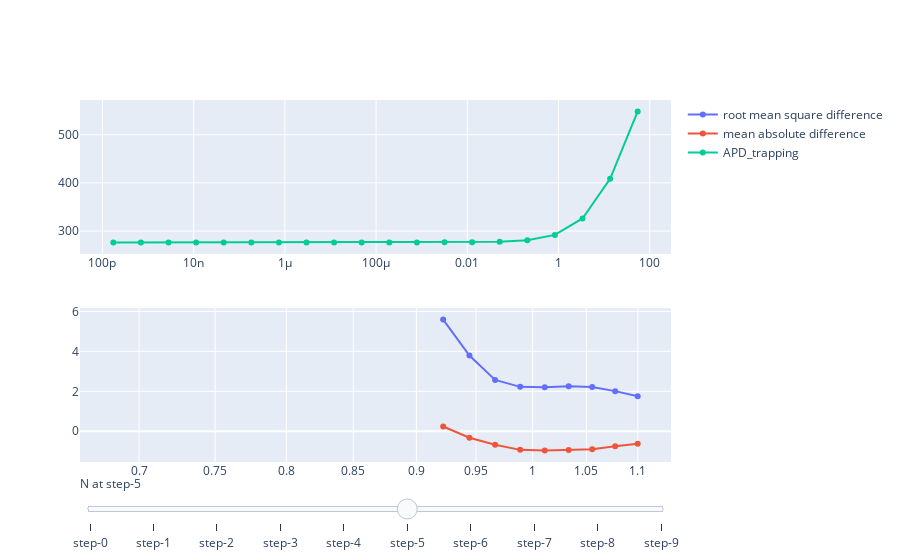

Notebook cell for this chart:
### Code cell
param_interest = 'N'

# fig = go.Figure()
fig = make_subplots(rows=2, cols=1)

drug = 'dofetilide'

filename = 'SA_' + drug + '_' + param_interest + '.csv'
df = pd.read_csv(saved_data_dir + filename,
                    header=[0, 1], index_col=[0],
                    skipinitialspace=True)
df = df.reset_index(drop=True).drop([0])
df = df.sort_values(by=[('param_values', param_interest)])
# data included: drug_conc_Hill, peak_current, Hill_curve, param_values,
# drug_conc_AP, APD_trapping, APD_conductance and MSE

param_lib = modelling.BindingParameters()
param_true = param_lib.binding_parameters[drug][param_interest]

param_range = df['param_values'][param_interest].values
RMSError = df['RMSE']['RMSE'].values
MAError = df['MAE']['MAE'].values
fig.add_trace(
    go.Scatter(
        visible=True,
        x=param_range,
        y=RMSError,
        name='root mean square difference'
    ), row=2, col=1
)
fig.add_trace(
    go.Scatter(
        visible=True,
        x=param_range,
        y=MAError,
        name='mean absolute difference'
    ), row=2, col=1
)

cleaned_RMSError = [x for x in RMSError if not math.isnan(x)]
cleaned_MAError = [x for x in MAError if not math.isnan(x)]
max_RMSE = max(cleaned_RMSError)
max_MAE = max(cleaned_MAError)
max_error = max(max_RMSE, max_MAE)

min_RMSE = min(cleaned_RMSError)
min_MAE = min(cleaned_MAError)
min_error = min(min_RMSE, min_MAE)

for r in range(len(df.index)):

    param_values = df.iloc[[r]]['param_values']
    changing_param_value = param_values[param_interest].values[0]
    Hill_n = param_values['N'].values[0]
    half_effect_conc = 5.483e8

    # Plot APD90
    drug_conc_AP = df.iloc[[r]]['drug_conc_AP'].values[0]
    drug_conc_AP = [i * np.power(half_effect_conc, 1 / Hill_n) for i in drug_conc_AP]
    APD_trapping = df.iloc[[r]]['APD_trapping'].values[0]
    APD_conductance = df.iloc[[r]]['APD_conductance'].values[0]

    fig.add_trace(
        go.Scatter(
            visible=False,
            x=drug_conc_AP,
            y=APD_trapping,
            mode='lines+markers',
            name='APD_trapping'
        ), row=1, col=1,
    )
    fig.add_trace(
        go.Scatter(
            visible=False,
            x=drug_conc_AP,
            y=APD_conductance,
            mode='lines+markers',
            name='APD_conductance'
        ), row=1, col=1,
    )
    fig.add_trace(
        go.Scatter(
            visible=False,
            x=[changing_param_value, changing_param_value],
            y=[min_error, max_error],
            mode='lines',
            name='param_value'
        ), row=2, col=1,
    )

fig.data[5].visible=True

sets = []
for i in range(int((len(fig.data) - 2) / 3)):
    param_set = dict(
        method="update",
        args=[{"visible": [False] * len(fig.data)},
        {"title": "Parameter " + param_interest + " = " + str(changing_param_value)}],
    )
    param_set["args"][0]["visible"][0] = True
    param_set["args"][0]["visible"][1] = True
    param_set["args"][0]["visible"][3 * i + 2] = True
    param_set["args"][0]["visible"][3 * i + 3] = True
    param_set["args"][0]["visible"][3 * i + 4] = True
    sets.append(param_set)

sliders = [dict(
    active=5,
    currentvalue={"prefix": param_interest + " at "},
    pad={"t": len(df.index)},
    steps=sets
)]

fig.update_layout(sliders=sliders)
fig.update_xaxes(type="log")
fig.show()

### Figure 1 — Plotly figure (JSON) as saved in the notebook; plotly's stock layout.template omitted (floating-point values rounded to 4 significant figures)
{"data": [{"name": "root mean square difference", "type": "scatter", "visible": true, "x": [0.6839, 0.9221, 0.9444, 0.9666, 0.9888, 1.011, 1.033, 1.055, 1.078, 1.1], "xaxis": "x2", "y": [null, 5.593, 3.795, 2.573, 2.226, 2.209, 2.259, 2.215, 2.011, 1.753], "yaxis": "y2"}, {"name": "mean absolute difference", "type": "scatter", "visible": true, "x": [0.6839, 0.9221, 0.9444, 0.9666, 0.9888, 1.011, 1.033, 1.055, 1.078, 1.1], "xaxis": "x2", "y": [null, 0.24, -0.32, -0.67, -0.93, -0.965, -0.94, -0.895, -0.755, -0.625], "yaxis": "y2"}, {"mode": "lines+markers", "name": "APD_trapping", "type": "scatter", "visible": false, "x": [1.094e-07, 4.683e-07, 2.005e-06, 8.584e-06, 3.675e-05, 0.0001573, 0.0006736, 0.002884, 0.01235, 0.05286, 0.2263, 0.969, 4.148, 17.76, 76.04, 325.6, 1394.0, 5967.0, 25550.0, 109400.0], "xaxis": "x", "y": [null, null, null, null, null, null, null, null, null, null, null, null, null, null, null, null, null, null, null, null], "yaxis": "y"}, {"mode": "lines+markers", "name": "APD_conductance", "type": "scatter", "visible": false, "x": [1.094e-07, 4.683e-07, 2.005e-06, 8.584e-06, 3.675e-05, 0.0001573, 0.0006736, 0.002884, 0.01235, 0.05286, 0.2263, 0.969, 4.148, 17.76, 76.04, 325.6, 1394.0, 5967.0, 25550.0, 109400.0], "xaxis": "x", "y": [null, null, null, null, null, null, null, null, null, null, null, null, null, null, null, null, null, null, null, null], "yaxis": "y"}, {"mode": "lines", "name": "param_value", "type": "scatter", "visible": false, "x": [0.6839, 0.6839], "xaxis": "x2", "y": [-0.965, 5.593], "yaxis": "y2"}, {"mode": "lines+markers", "name": "APD_trapping", "type": "scatter", "visible": true, "x": [1.726e-10, 6.956e-10, 2.803e-09, 1.13e-08, 4.551e-08, 1.834e-07, 7.391e-07, 2.978e-06, 1.2e-05, 4.836e-05, 0.0001949, 0.0007852, 0.003164, 0.01275, 0.05138, 0.207, 0.8343, 3.362, 13.55, 54.59], "xaxis": "x", "y": [276.4, 276.4, 276.4, 276.4, 276.4, 276.4, 276.4, 276.4, 276.4, 276.4, 276.4, 276.4, 276.5, 276.7, 277.6, 280.9, 292, 326.1, 408.4, 548.1], "yaxis": "y"}, {"mode": "lines+markers", "name": "APD_conductance", "type": "scatter", "visible": false, "x": [1.726e-10, 6.956e-10, 2.803e-09, 1.13e-08, 4.551e-08, 1.834e-07, 7.391e-07, 2.978e-06, 1.2e-05, 4.836e-05, 0.0001949, 0.0007852, 0.003164, 0.01275, 0.05138, 0.207, 0.8343, 3.362, 13.55, 54.59], "xaxis": "x", "y": [276.4, 276.4, 276.4, 276.4, 276.4, 276.4, 276.4, 276.4, 276.4, 276.4, 276.4, 276.5, 276.6, 277.1, 278.6, 283.3, 297.1, 333.6, 410.1, 525], "yaxis": "y"}, {"mode": "lines", "name": "param_value", "type": "scatter", "visible": false, "x": [0.9221, 0.9221], "xaxis": "x2", "y": [-0.965, 5.593], "yaxis": "y2"}, {"mode": "lines+markers", "name": "APD_trapping", "type": "scatter", "visible": false, "x": [3.267e-10, 1.239e-09, 4.699e-09, 1.782e-08, 6.759e-08, 2.564e-07, 9.723e-07, 3.688e-06, 1.399e-05, 5.304e-05, 0.0002012, 0.000763, 0.002894, 0.01098, 0.04163, 0.1579, 0.5988, 2.271, 8.613, 32.67], "xaxis": "x", "y": [276.4, 276.4, 276.4, 276.4, 276.4, 276.4, 276.4, 276.4, 276.4, 276.4, 276.4, 276.4, 276.5, 276.7, 277.4, 279.8, 287.9, 313.3, 378.4, 500.4], "yaxis": "y"}, {"mode": "lines+markers", "name": "APD_conductance", "type": "scatter", "visible": false, "x": [3.267e-10, 1.239e-09, 4.699e-09, 1.782e-08, 6.759e-08, 2.564e-07, 9.723e-07, 3.688e-06, 1.399e-05, 5.304e-05, 0.0002012, 0.000763, 0.002894, 0.01098, 0.04163, 0.1579, 0.5988, 2.271, 8.613, 32.67], "xaxis": "x", "y": [276.4, 276.4, 276.4, 276.4, 276.4, 276.4, 276.4, 276.4, 276.4, 276.4, 276.4, 276.5, 276.6, 277, 278.2, 281.7, 292.3, 320.6, 383.5, 486.8], "yaxis": "y"}, {"mode": "lines", "name": "param_value", "type": "scatter", "visible": false, "x": [0.9444, 0.9444], "xaxis": "x2", "y": [-0.965, 5.593], "yaxis": "y2"}, {"mode": "lines+markers", "name": "APD_trapping", "type": "scatter", "visible": false, "x": [2.002e-10, 7.591e-10, 2.879e-09, 1.092e-08, 4.142e-08, 1.571e-07, 5.957e-07, 2.259e-06, 8.569e-06, 3.25e-05, 0.0001233, 0.0004675, 0.001773, 0.006725, 0.02551, 0.09674, 0.3669, 1.391, 5.277, 20.02], "xaxis": "x", "y": [276.4, 276.4, 276.4, 276.4, 276.4, 276.4, 276.4, 276.4, 276.4, 276.4, 276.4, 276.4, 276.4, 276.6, 277, 278.4, 283.6, 300.9, 350.4, 456.2], "yaxis": "y"}, {"mode": "lines+markers", "name": "APD_conductance", "type": "scatter", "visible": false, "x": [2.002e-10, 7.591e-10, 2.879e-09, 1.092e-08, 4.142e-08, 1.571e-07, 5.957e-07, 2.259e-06, 8.569e-06, 3.25e-05, 0.0001233, 0.0004675, 0.001773, 0.006725, 0.02551, 0.09674, 0.3669, 1.391, 5.277, 20.02], "xaxis": "x", "y": [276.4, 276.4, 276.4, 276.4, 276.4, 276.4, 276.4, 276.4, 276.4, 276.4, 276.4, 276.4, 276.5, 276.7, 277.5, 279.8, 286.9, 307.2, 357.5, 450.8], "yaxis": "y"}, {"mode": "lines", "name": "param_value", "type": "scatter", "visible": false, "x": [0.9666, 0.9666], "xaxis": "x2", "y": [-0.965, 5.593], "yaxis": "y2"}, {"mode": "lines+markers", "name": "APD_trapping", "type": "scatter", "visible": false, "x": [3.965e-10, 1.415e-09, 5.052e-09, 1.803e-08, 6.438e-08, 2.298e-07, 8.203e-07, 2.928e-06, 1.045e-05, 3.732e-05, 0.0001332, 0.0004755, 0.001697, 0.006059, 0.02163, 0.07721, 0.2756, 0.9839, 3.512, 12.54], "xaxis": "x", "y": [276.4, 276.4, 276.4, 276.4, 276.4, 276.4, 276.4, 276.4, 276.4, 276.4, 276.4, 276.4, 276.4, 276.5, 276.8, 277.9, 281.7, 294.3, 331.5, 417.1], "yaxis": "y"}, {"mode": "lines+markers", "name": "APD_conductance", "type": "scatter", "visible": false, "x": [3.965e-10, 1.415e-09, 5.052e-09, 1.803e-08, 6.438e-08, 2.298e-07, 8.203e-07, 2.928e-06, 1.045e-05, 3.732e-05, 0.0001332, 0.0004755, 0.001697, 0.006059, 0.02163, 0.07721, 0.2756, 0.9839, 3.512, 12.54], "xaxis": "x", "y": [276.4, 276.4, 276.4, 276.4, 276.4, 276.4, 276.4, 276.4, 276.4, 276.4, 276.4, 276.4, 276.5, 276.7, 277.3, 279.1, 284.5, 299.9, 339.1, 417.7], "yaxis": "y"}, {"mode": "lines", "name": "param_value", "type": "scatter", "visible": false, "x": [0.9888, 0.9888], "xaxis": "x2", "y": [-0.965, 5.593], "yaxis": "y2"}, {"mode": "lines+markers", "name": "APD_trapping", "type": "scatter", "visible": false, "x": [2.535e-10, 9.049e-10, 3.23e-09, 1.153e-08, 4.116e-08, 1.469e-07, 5.245e-07, 1.872e-06, 6.684e-06, 2.386e-05, 8.517e-05, 0.000304, 0.001085, 0.003874, 0.01383, 0.04937, 0.1762, 0.6291, 2.246, 8.016], "xaxis": "x", "y": [276.4, 276.4, 276.4, 276.4, 276.4, 276.4, 276.4, 276.4, 276.4, 276.4, 276.4, 276.4, 276.4, 276.5, 276.7, 277.3, 279.7, 288.1, 314.8, 383.8], "yaxis": "y"}, {"mode": "lines+markers", "name": "APD_conductance", "type": "scatter", "visible": false, "x": [2.535e-10, 9.049e-10, 3.23e-09, 1.153e-08, 4.116e-08, 1.469e-07, 5.245e-07, 1.872e-06, 6.684e-06, 2.386e-05, 8.517e-05, 0.000304, 0.001085, 0.003874, 0.01383, 0.04937, 0.1762, 0.6291, 2.246, 8.016], "xaxis": "x", "y": [276.4, 276.4, 276.4, 276.4, 276.4, 276.4, 276.4, 276.4, 276.4, 276.4, 276.4, 276.4, 276.4, 276.6, 276.9, 278.1, 281.7, 292.5, 322.1, 388.3], "yaxis": "y"}, {"mode": "lines", "name": "param_value", "type": "scatter", "visible": false, "x": [1.011, 1.011], "xaxis": "x2", "y": [-0.965, 5.593], "yaxis": "y2"}, {"mode": "lines+markers", "name": "APD_trapping", "type": "scatter", "visible": false, "x": [1.652e-10, 5.898e-10, 2.105e-09, 7.516e-09, 2.683e-08, 9.577e-08, 3.419e-07, 1.22e-06, 4.356e-06, 1.555e-05, 5.551e-05, 0.0001982, 0.0007074, 0.002525, 0.009014, 0.03218, 0.1149, 0.41, 1.464, 5.225], "xaxis": "x", "y": [276.4, 276.4, 276.4, 276.4, 276.4, 276.4, 276.4, 276.4, 276.4, 276.4, 276.4, 276.4, 276.4, 276.4, 276.5, 277, 278.5, 283.9, 302.6, 356.4], "yaxis": "y"}, {"mode": "lines+markers", "name": "APD_conductance", "type": "scatter", "visible": false, "x": [1.652e-10, 5.898e-10, 2.105e-09, 7.516e-09, 2.683e-08, 9.577e-08, 3.419e-07, 1.22e-06, 4.356e-06, 1.555e-05, 5.551e-05, 0.0001982, 0.0007074, 0.002525, 0.009014, 0.03218, 0.1149, 0.41, 1.464, 5.225], "xaxis": "x", "y": [276.4, 276.4, 276.4, 276.4, 276.4, 276.4, 276.4, 276.4, 276.4, 276.4, 276.4, 276.4, 276.4, 276.5, 276.7, 277.5, 279.8, 287.3, 309.1, 363.2], "yaxis": "y"}, {"mode": "lines", "name": "param_value", "type": "scatter", "visible": false, "x": [1.033, 1.033], "xaxis": "x2", "y": [-0.965, 5.593], "yaxis": "y2"}, {"mode": "lines+markers", "name": "APD_trapping", "type": "scatter", "visible": false, "x": [3.467e-10, 1.165e-09, 3.914e-09, 1.315e-08, 4.418e-08, 1.485e-07, 4.988e-07, 1.676e-06, 5.63e-06, 1.892e-05, 6.356e-05, 0.0002135, 0.0007175, 0.002411, 0.008099, 0.02721, 0.09142, 0.3072, 1.032, 3.467], "xaxis": "x", "y": [276.4, 276.4, 276.4, 276.4, 276.4, 276.4, 276.4, 276.4, 276.4, 276.4, 276.4, 276.4, 276.4, 276.4, 276.5, 276.8, 277.9, 281.9, 295.2, 334.8], "yaxis": "y"}, {"mode": "lines+markers", "name": "APD_conductance", "type": "scatter", "visible": false, "x": [3.467e-10, 1.165e-09, 3.914e-09, 1.315e-08, 4.418e-08, 1.485e-07, 4.988e-07, 1.676e-06, 5.63e-06, 1.892e-05, 6.356e-05, 0.0002135, 0.0007175, 0.002411, 0.008099, 0.02721, 0.09142, 0.3072, 1.032, 3.467], "xaxis": "x", "y": [276.4, 276.4, 276.4, 276.4, 276.4, 276.4, 276.4, 276.4, 276.4, 276.4, 276.4, 276.4, 276.4, 276.5, 276.7, 277.3, 279.1, 284.6, 300.8, 342.4], "yaxis": "y"}, {"mode": "lines", "name": "param_value", "type": "scatter", "visible": false, "x": [1.055, 1.055], "xaxis": "x2", "y": [-0.965, 5.593], "yaxis": "y2"}, {"mode": "lines+markers", "name": "APD_trapping", "type": "scatter", "visible": false, "x": [2.34e-10, 7.863e-10, 2.642e-09, 8.876e-09, 2.982e-08, 1.002e-07, 3.367e-07, 1.131e-06, 3.8e-06, 1.277e-05, 4.29e-05, 0.0001441, 0.0004843, 0.001627, 0.005466, 0.01837, 0.06171, 0.2073, 0.6966, 2.34], "xaxis": "x", "y": [276.4, 276.4, 276.4, 276.4, 276.4, 276.4, 276.4, 276.4, 276.4, 276.4, 276.4, 276.4, 276.4, 276.4, 276.5, 276.7, 277.4, 279.9, 289, 318.2], "yaxis": "y"}, {"mode": "lines+markers", "name": "APD_conductance", "type": "scatter", "visible": false, "x": [2.34e-10, 7.863e-10, 2.642e-09, 8.876e-09, 2.982e-08, 1.002e-07, 3.367e-07, 1.131e-06, 3.8e-06, 1.277e-05, 4.29e-05, 0.0001441, 0.0004843, 0.001627, 0.005466, 0.01837, 0.06171, 0.2073, 0.6966, 2.34], "xaxis": "x", "y": [276.4, 276.4, 276.4, 276.4, 276.4, 276.4, 276.4, 276.4, 276.4, 276.4, 276.4, 276.4, 276.4, 276.4, 276.6, 276.9, 278.1, 282, 293.6, 325.6], "yaxis": "y"}, {"mode": "lines", "name": "param_value", "type": "scatter", "visible": false, "x": [1.078, 1.078], "xaxis": "x2", "y": [-0.965, 5.593], "yaxis": "y2"}, {"mode": "lines+markers", "name": "APD_trapping", "type": "scatter", "visible": false, "x": [1.605e-10, 5.392e-10, 1.812e-09, 6.087e-09, 2.045e-08, 6.871e-08, 2.309e-07, 7.757e-07, 2.606e-06, 8.756e-06, 2.942e-05, 9.884e-05, 0.0003321, 0.001116, 0.003749, 0.0126, 0.04232, 0.1422, 0.4777, 1.605], "xaxis": "x", "y": [276.4, 276.4, 276.4, 276.4, 276.4, 276.4, 276.4, 276.4, 276.4, 276.4, 276.4, 276.4, 276.4, 276.4, 276.4, 276.6, 277, 278.7, 284.8, 305.8], "yaxis": "y"}, {"mode": "lines+markers", "name": "APD_conductance", "type": "scatter", "visible": false, "x": [1.605e-10, 5.392e-10, 1.812e-09, 6.087e-09, 2.045e-08, 6.871e-08, 2.309e-07, 7.757e-07, 2.606e-06, 8.756e-06, 2.942e-05, 9.884e-05, 0.0003321, 0.001116, 0.003749, 0.0126, 0.04232, 0.1422, 0.4777, 1.605], "xaxis": "x", "y": [276.4, 276.4, 276.4, 276.4, 276.4, 276.4, 276.4, 276.4, 276.4, 276.4, 276.4, 276.4, 276.4, 276.4, 276.5, 276.7, 277.5, 280.1, 288.4, 312.6], "yaxis": "y"}, {"mode": "lines", "name": "param_value", "type": "scatter", "visible": false, "x": [1.1, 1.1], "xaxis": "x2", "y": [-0.965, 5.593], "yaxis": "y2"}], "layout": {"sliders": [{"active": 5, "currentvalue": {"prefix": "N at "}, "pad": {"t": 10}, "steps": [{"args": [{"visible": [true, true, true, true, true, false, false, false, false, false, false, false, false, false, false, false, false, false, false, false, false, false, false, false, false, false, false, false, false, false, false, false]}, {"title": "Parameter N = 1.09989"}], "method": "update"}, {"args": [{"visible": [true, true, false, false, false, true, true, true, false, false, false, false, false, false, false, false, false, false, false, false, false, false, false, false, false, false, false, false, false, false, false, false]}, {"title": "Parameter N = 1.09989"}], "method": "update"}, {"args": [{"visible": [true, true, false, false, false, false, false, false, true, true, true, false, false, false, false, false, false, false, false, false, false, false, false, false, false, false, false, false, false, false, false, false]}, {"title": "Parameter N = 1.09989"}], "method": "update"}, {"args": [{"visible": [true, true, false, false, false, false, false, false, false, false, false, true, true, true, false, false, false, false, false, false, false, false, false, false, false, false, false, false, false, false, false, false]}, {"title": "Parameter N = 1.09989"}], "method": "update"}, {"args": [{"visible": [true, true, false, false, false, false, false, false, false, false, false, false, false, false, true, true, true, false, false, false, false, false, false, false, false, false, false, false, false, false, false, false]}, {"title": "Parameter N = 1.09989"}], "method": "update"}, {"args": [{"visible": [true, true, false, false, false, false, false, false, false, false, false, false, false, false, false, false, false, true, true, true, false, false, false, false, false, false, false, false, false, false, false, false]}, {"title": "Parameter N = 1.09989"}], "method": "update"}, {"args": [{"visible": [true, true, false, false, false, false, false, false, false, false, false, false, false, false, false, false, false, false, false, false, true, true, true, false, false, false, false, false, false, false, false, false]}, {"title": "Parameter N = 1.09989"}], "method": "update"}, {"args": [{"visible": [true, true, false, false, false, false, false, false, false, false, false, false, false, false, false, false, false, false, false, false, false, false, false, true, true, true, false, false, false, false, false, false]}, {"title": "Parameter N = 1.09989"}], "method": "update"}, {"args": [{"visible": [true, true, false, false, false, false, false, false, false, false, false, false, false, false, false, false, false, false, false, false, false, false, false, false, false, false, true, true, true, false, false, false]}, {"title": "Parameter N = 1.09989"}], "method": "update"}, {"args": [{"visible": [true, true, false, false, false, false, false, false, false, false, false, false, false, false, false, false, false, false, false, false, false, false, false, false, false, false, false, false, false, true, true, true]}, {"title": "Parameter N = 1.09989"}], "method": "update"}]}], "xaxis": {"anchor": "y", "domain": [0, 1], "type": "log"}, "xaxis2": {"anchor": "y2", "domain": [0, 1], "type": "log"}, "yaxis": {"anchor": "x", "domain": [0.575, 1]}, "yaxis2": {"anchor": "x2", "domain": [0, 0.425]}}}
